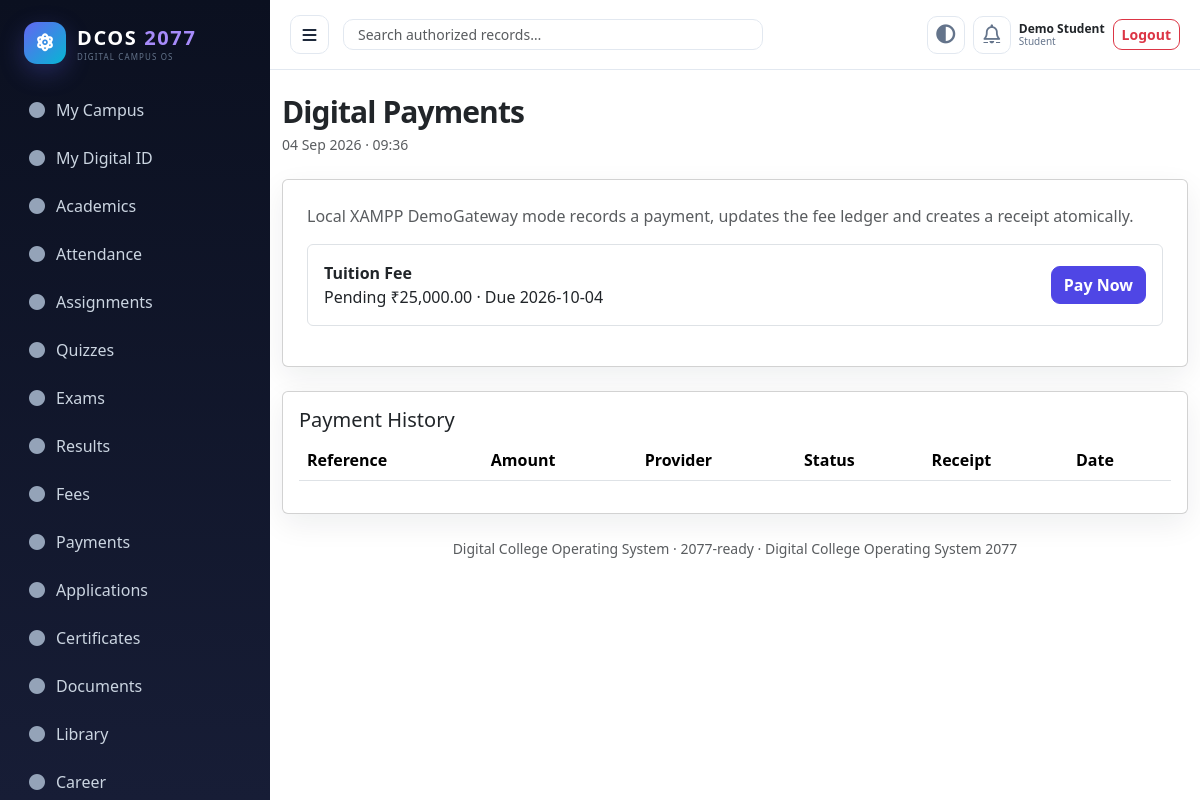
The app's page /student/payments.php (signed in) with its own data.
### tables this page shows
CREATE TABLE student_fees(id INT AUTO_INCREMENT PRIMARY KEY,student_id INT,fee_structure_id INT,category VARCHAR(100),amount DECIMAL(12,2),discount DECIMAL(12,2) DEFAULT 0,paid_amount DECIMAL(12,2) DEFAULT 0,due_date DATE,status VARCHAR(30) DEFAULT 'Pending',FOREIGN KEY(student_id) REFERENCES students(id),FOREIGN KEY(fee_structure_id) REFERENCES fee_structures(id));

### config/database.php (called while the page is built)
<?php
function db(): PDO {
    static $pdo=null; if ($pdo) return $pdo;
    $host=getenv('CMS_DB_HOST') ?: '127.0.0.1'; $name=getenv('CMS_DB_NAME') ?: 'college_management';
    $user=getenv('CMS_DB_USER') ?: 'root'; $pass=getenv('CMS_DB_PASS') ?: '';
    $dsn="mysql:host={$host};dbname={$name};charset=utf8mb4";
    $pdo=new PDO($dsn,$user,$pass,[PDO::ATTR_ERRMODE=>PDO::ERRMODE_EXCEPTION,PDO::ATTR_DEFAULT_FETCH_MODE=>PDO::FETCH_ASSOC,PDO::ATTR_EMULATE_PREPARES=>false]);
    return $pdo;
}

### helpers/security.php (called while the page is built, shortened)
<?php
function e($v){return htmlspecialchars((string)$v,ENT_QUOTES,'UTF-8');}

### student/payments.php (the view)
<?php require_once __DIR__.'/../includes/bootstrap.php';require_role('Student');check_csrf();$s=db()->prepare('SELECT id FROM students WHERE user_id=?');$s->execute([actor_id()]);$sid=(int)$s->fetchColumn();if($_SERVER['REQUEST_METHOD']==='POST'){try{$result=PaymentService::createDemoPayment($sid,(int)$_POST['fee_id'],(float)$_POST['amount']);$_SESSION['flash']=['success','Payment successful. Receipt '.$result['receipt_no']];}catch(Throwable $e){$_SESSION['flash']=['danger',$e->getMessage()];}redirect('payments.php');}$q=db()->prepare("SELECT sf.id,sf.category,GREATEST(sf.amount-sf.discount-sf.paid_amount,0) pending,sf.due_date FROM student_fees sf WHERE sf.student_id=? AND sf.paid_amount < sf.amount-sf.discount ORDER BY sf.due_date");$q->execute([$sid]);$r=db()->prepare('SELECT p.*,rc.receipt_no FROM payments p LEFT JOIN receipts rc ON rc.payment_id=p.id WHERE p.student_id=? ORDER BY p.id DESC');$r->execute([$sid]);page_top('Digital Payments');flash();?><div class='card p-4 mb-4'><p class='text-muted'>Local XAMPP DemoGateway mode records a payment, updates the fee ledger and creates a receipt atomically.</p><?php foreach($q as $f):?><div class='border rounded p-3 mb-3 d-flex justify-content-between align-items-center'><div><strong><?=e($f['category'])?></strong><div>Pending ₹<?=e(number_format($f['pending'],2))?> · Due <?=e($f['due_date'])?></div></div><form method='post'><input type='hidden' name='csrf' value='<?=e(csrf_token())?>'><input type='hidden' name='fee_id' value='<?=e($f['id'])?>'><input type='hidden' name='amount' value='<?=e($f['pending'])?>'><button class='btn btn-primary'>Pay Now</button></form></div><?php endforeach;?></div><div class='card p-3 table-responsive'><h5>Payment History</h5><table class='table'><tr><th>Reference</th><th>Amount</th><th>Provider</th><th>Status</th><th>Receipt</th><th>Date</th></tr><?php foreach($r as $p):?><tr><td><?=e($p['reference'])?></td><td>₹<?=e(number_format($p['amount'],2))?></td><td><?=e($p['provider'])?></td><td><?=e($p['status'])?></td><td><?=e($p['receipt_no']??'—')?></td><td><?=e($p['paid_at'])?></td></tr><?php endforeach;?></table></div><?php page_bottom();

### assets/css/app.css (style rules this page uses)
:root { --primary:#4f46e5;--primary2:#6366f1;--secondary:#0ea5e9;--success:#10b981;--warning:#f59e0b;--danger:#ef4444;--info:#06b6d4;--bg:#f8fafc;--panel:#fff;--ink:#1e293b;--muted:#64748b;--line:#e2e8f0;--dark:#0f172a;--sidebar:#0b1020;--sidebar2:#171d36;--radius:14px;--shadow:0 10px 30px rgba(15,23,42,.07);--shadow-lg:0 24px 70px rgba(15,23,42,.15) }
* { box-sizing:border-box }
html { scroll-behavior:smooth }
body { margin:0;background:var(--bg);color:var(--ink);font-family:Inter,ui-sans-serif,system-ui,-apple-system,BlinkMacSystemFont,"Segoe UI",Roboto,Arial,sans-serif;font-size:14px;line-height:1.55 }
button,input,select,textarea { font:inherit }
.card { border:1px solid var(--line);box-shadow:var(--shadow);border-radius:var(--radius);background:var(--panel) }
.btn { border-radius:9px!important;font-weight:600!important }
.btn-primary { background:var(--primary)!important;border-color:var(--primary)!important }

### records on screen
student_fees: category "Tuition Fee", pending "25,000.00", due_date "2026-10-04"

### other values on screen
$label "My Campus"
$label "My Digital ID"
$label "Academics"
$label "Attendance"
$label "Assignments"
$label "Quizzes"
$label "Exams"
$label "Results"
$label "Fees"
$label "Payments"
$label "Applications"
$label "Certificates"
$label "Documents"
$label "Library"
$label "Career"
